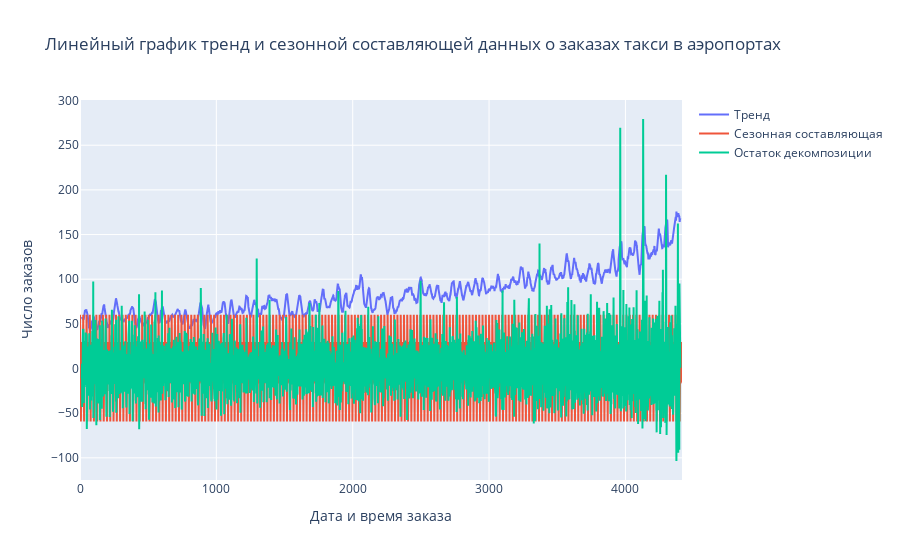

Notebook source saved alongside this figure:
### Markdown cell above
Небольшая корректировка по выбросам, доля которых составляет 3,3%, поможет улучшить качество исследуемых данных.
</p>

### Code cell
layout = go.Layout(
    title='Линейный график тренд и сезонной составляющей данных о заказах такси в аэропортах',
    xaxis=dict(title='Дата и время заказа'),
    yaxis=dict(title='Число заказов'))
fig = go.Figure(layout=layout)
fig.add_trace(go.Scatter(y=seasonal_decompose(df_resample_H).trend, mode='lines', name='Тренд'))
fig.add_trace(go.Scatter(y=seasonal_decompose(df_resample_H).seasonal, mode='lines', name='Сезонная составляющая'))
fig.add_trace(go.Scatter(y=seasonal_decompose(df_resample_H).resid, mode='lines', name='Остаток декомпозиции'))
fig.show()

### Figure 1 — Plotly figure (JSON) as saved in the notebook; plotly's stock layout.template omitted (floating-point values rounded to 4 significant figures; data arrays with more than 128 entries replaced by an {"elided": "..."} marker saying what was removed)
{"data": [{"mode": "lines", "name": "Тренд", "type": "scatter", "y": {"elided": "4416 float values"}}, {"mode": "lines", "name": "Сезонная составляющая", "type": "scatter", "y": {"elided": "4416 float values"}}, {"mode": "lines", "name": "Остаток декомпозиции", "type": "scatter", "y": {"elided": "4416 float values"}}], "layout": {"title": {"text": "Линейный график тренд и сезонной составляющей данных о заказах такси в аэропортах"}, "xaxis": {"title": {"text": "Дата и время заказа"}}, "yaxis": {"title": {"text": "Число заказов"}}}}
